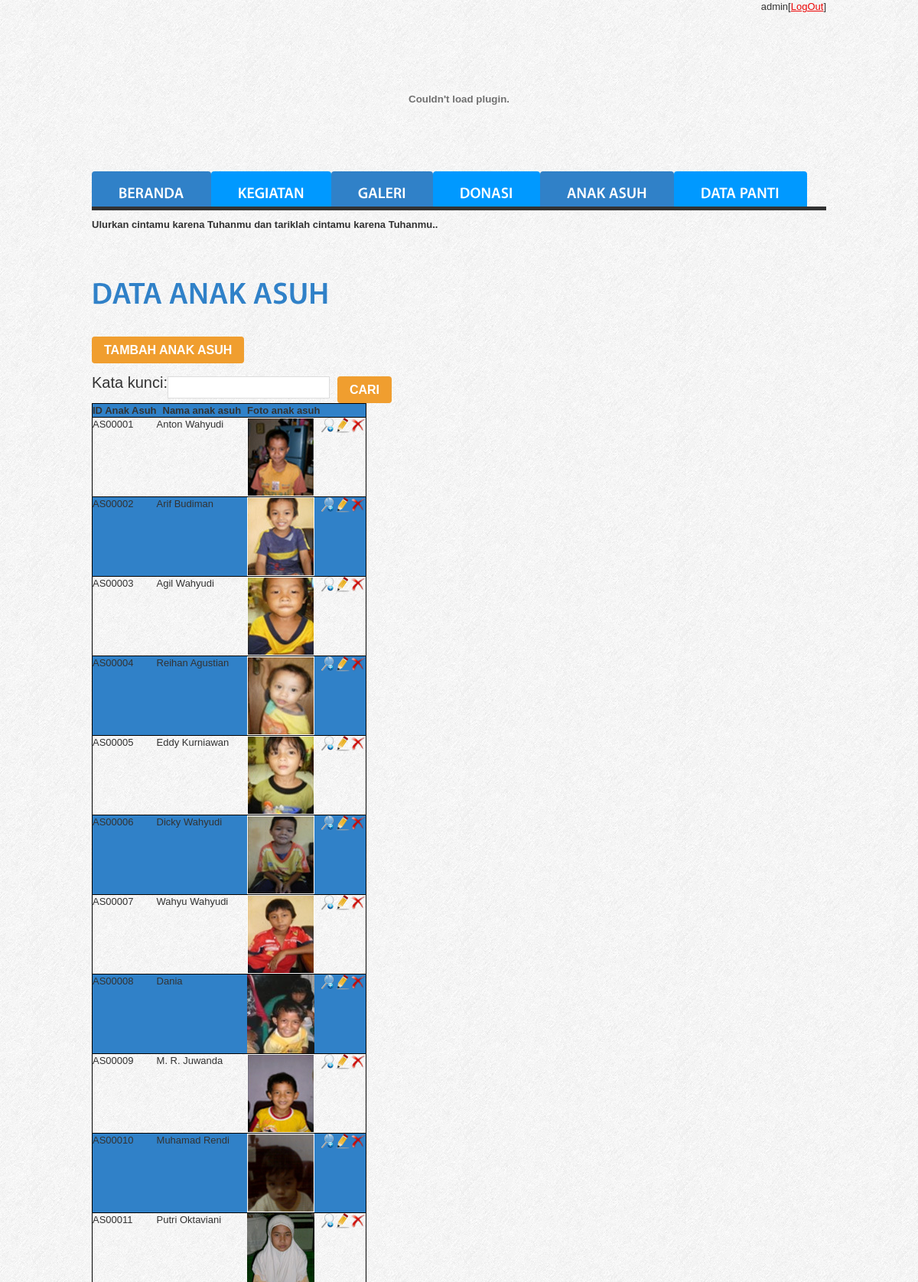
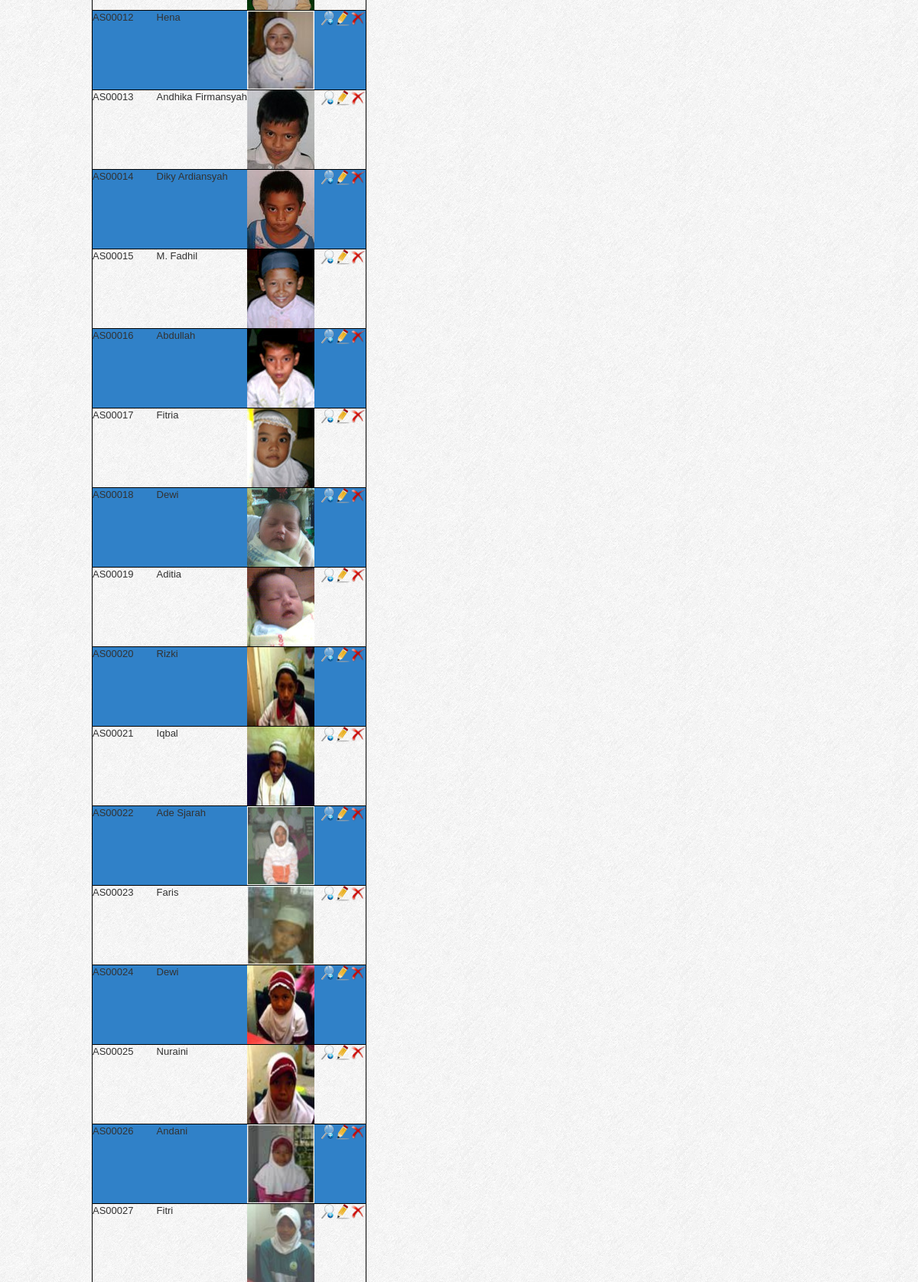
The page /index-admin.php?menu=anakasuh (signed in, upper part) on the database its author committed (2 pictures, top to bottom).
### tables this page shows
CREATE TABLE IF NOT EXISTS `anak_asuh` (
  `id_anakasuh` char(7) NOT NULL,
  `id_admin` char(7) NOT NULL,
  `nama_anak` varchar(25) DEFAULT NULL,
  `tgl_lahir` date DEFAULT NULL,
  `jk_anak` tinyint(1) DEFAULT NULL,
  `pendidikan_anak` varchar(25) DEFAULT NULL,
  `foto_anak` varchar(50) NOT NULL,
  PRIMARY KEY (`id_anakasuh`),
  KEY `fk_diawasi` (`id_admin`)
);

### lihat-anak-asuh.php (the view, shortened to what this page needs)
<html>
	<body>
		<h2>Data anak asuh</h2>
		<form action="index-admin.php?menu=<?php echo"frm-anak-asuh";?>" method="post">
			<input type="submit" value="Tambah Anak Asuh" name="btntambah" class="button">
		</form>
		<table>
		<form action="" method="post">
		<tr>
			<td style="font-size:20px;">Kata kunci</td><td style="font-size:20px;">:</td>
			<td><input type="text" name="keyword" class="input"></td>
			<td><input type="submit" value="Cari" name="cari" class="button"></td>
		</tr>
		</form>
	<br>
	</table>
		<?php
			if(!isset($_POST['cari'])){?>
				<table border="1" class="data">
					<tr class="kolom">
						<th>ID Anak Asuh</th>
						<th>Nama anak asuh</th>
						<th>Foto anak asuh</th>
						<th colspan="3"></th>
					</tr>
				<?php $anakasuh=mysql_query("select * from anak_asuh");
				$i=1;
				while($dataanakasuh=mysql_fetch_array($anakasuh)){?>
					<tr>
						<td <?php if($i % 2 == 0){ echo "class='kolom'";}?>><?php echo $dataanakasuh['id_anakasuh'];?></td>
						<td <?php if($i % 2 == 0){ echo "class='kolom'";}?>><?php echo $dataanakasuh['nama_anak'];?></td>
						<td <?php if($i % 2 == 0){ echo "class='kolom'";}?>><img src="<?php echo $dataanakasuh['foto_anak'];?>" width="88px" height="103"></td>
						<td <?php if($i % 2 == 0){ echo "class='kolom'";}?>><a href="index-admin.php?menu=detail-anak-asuh&anakasuh=<?php echo $dataanakasuh['id_anakasuh'];?>"><img src="images/detail.png" title="Lihat selengkapnya"></a></td>
						<td <?php if($i % 2 == 0){ echo "class='kolom'";}?>><a href="index-admin.php?menu=update-anak-asuh&anakasuh=<?php echo $dataanakasuh['id_anakasuh'];?>"><img src="images/edit.png" title="Ubah"></a></td>
						<td <?php if($i % 2 == 0){ echo "class='kolom'";}?>><a href="delete-anak-asuh.php?anakasuh=<?php echo $dataanakasuh['id_anakasuh'];?>"><img src="images/delete.png" title="Hapus"></a></td>
					</tr>
				<?php $i++;
				} ?>
				</table>
			<?php }
		?>
	</body>
</html>

### css/style2.css (style rules this page uses)
body { background:url(../images/bg.jpg) top center repeat;border:0;font:13px Arial, Helvetica, sans-serif;color:#323232;line-height:17px }
body, html { height:100% }
a { color:#ec0404;text-decoration:underline;outline:none }
h2 { font-size:40px;text-transform:uppercase;font-weight:600;color:#3081c8;line-height:45px;padding:2px 0 33px 0 }
#content .input { float:left;margin-right:10px;width:200px;height:17px;border:1px solid #dcdcdc;background:#fff;padding:5px;margin-bottom:6px;color:#323232;font:13px Arial, Helvetica, sans-serif }
.data tr, td { border-collapse:collapse; border:1px solid black; }
.kolom { fcolor:#fff;background:#3081c8; }
.button { display:inline-block;font-size:16px;color:#fff;background:#f09e2f;line-height:35px;padding:0 16px;border-radius:4px;-moz-border-radius:4px;-webkit-border-radius:4px;behavior:url(js/PIE.htc);position:relative;font-weight:600;text-decoration:none;text-transform:uppercase }

### rows shown on the page
anak_asuh: id_anakasuh "AS00001", nama_anak "Anton Wahyudi", foto_anak (picture)
anak_asuh: id_anakasuh "AS00002", nama_anak "Arif Budiman", foto_anak (picture)
anak_asuh: id_anakasuh "AS00003", nama_anak "Agil Wahyudi", foto_anak (picture)
anak_asuh: id_anakasuh "AS00004", nama_anak "Reihan Agustian", foto_anak (picture)
anak_asuh: id_anakasuh "AS00005", nama_anak "Eddy Kurniawan", foto_anak (picture)
anak_asuh: id_anakasuh "AS00006", nama_anak "Dicky Wahyudi", foto_anak (picture)
anak_asuh: id_anakasuh "AS00007", nama_anak "Wahyu Wahyudi", foto_anak (picture)
anak_asuh: id_anakasuh "AS00008", nama_anak "Dania", foto_anak (picture)
anak_asuh: id_anakasuh "AS00009", nama_anak "M. R. Juwanda", foto_anak (picture)
anak_asuh: id_anakasuh "AS00010", nama_anak "Muhamad Rendi", foto_anak (picture)
anak_asuh: id_anakasuh "AS00011", nama_anak "Putri Oktaviani", foto_anak (picture)
anak_asuh: id_anakasuh "AS00012", nama_anak "Hena", foto_anak (picture)
anak_asuh: id_anakasuh "AS00013", nama_anak "Andhika Firmansyah", foto_anak (picture)
anak_asuh: id_anakasuh "AS00014", nama_anak "Diky Ardiansyah", foto_anak (picture)
anak_asuh: id_anakasuh "AS00015", nama_anak "M. Fadhil", foto_anak (picture)
anak_asuh: id_anakasuh "AS00016", nama_anak "Abdullah", foto_anak (picture)
anak_asuh: id_anakasuh "AS00017", nama_anak "Fitria", foto_anak (picture)
anak_asuh: id_anakasuh "AS00018", nama_anak "Dewi", foto_anak (picture)
anak_asuh: id_anakasuh "AS00019", nama_anak "Aditia", foto_anak (picture)
anak_asuh: id_anakasuh "AS00020", nama_anak "Rizki", foto_anak (picture)
anak_asuh: id_anakasuh "AS00021", nama_anak "Iqbal", foto_anak (picture)
anak_asuh: id_anakasuh "AS00022", nama_anak "Ade Sjarah", foto_anak (picture)
anak_asuh: id_anakasuh "AS00023", nama_anak "Faris", foto_anak (picture)
anak_asuh: id_anakasuh "AS00024", nama_anak "Dewi", foto_anak (picture)
anak_asuh: id_anakasuh "AS00025", nama_anak "Nuraini", foto_anak (picture)
anak_asuh: id_anakasuh "AS00026", nama_anak "Andani", foto_anak (picture)
anak_asuh: id_anakasuh "AS00027", nama_anak "Fitri", foto_anak (picture)

### other values the page prints
$_SESSION['nama_admin'] "admin"
